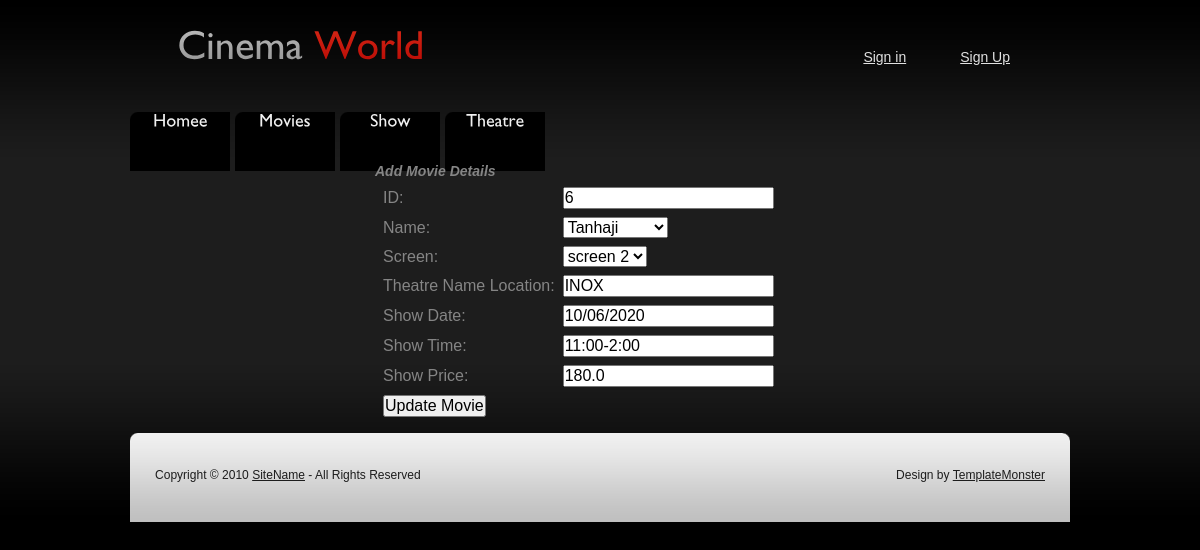
Page /updateshow/6 on the committed database.
### OMTBApp/models.py (models this page shows)
class Shows(models.Model):
    ShowId=models.AutoField(primary_key=True)
    movie=models.ForeignKey(Movie,on_delete=models.CASCADE)
    theatreNameLocation=models.CharField(max_length=100)
    screen=models.CharField(max_length=20)
    showDate=models.CharField(max_length=50)
    showTime=models.CharField(max_length=50)
    showPrice=models.FloatField(max_length=50)
    class Meta:
        db_table="shows_408"

### OMTBApp/views.py (the view, shortened to what this page needs)
# urls.py: path('updateshow/<int:ShowId>',views.updateshow),
def updateshow(request,ShowId):
    movielist=Movie.objects.all()
    showobj=Shows.objects.all()
    if request.method=='GET':
        show=Shows.objects.get(ShowId=ShowId)
        return render(request,'OMTBApp/updateshows.html',{'show':show,'movielist':movielist})

### Templates/OMTBApp/updateshows.html (shortened to what this page needs)
<html>
    {% include 'OMTBApp/header.html' %}
    <head>
    </head>
    <body>
        <div style="width:450px ; margin: auto;">
        <fieldset>
        <legend><i><b>Add Movie Details</b></i></legend>
        <form action="/updateshow/{{show.ShowId}}" enctype="multipart/form-data" method="post">
            <table cellpadding="7px" cellspacing="8px" align=center>
            <tr>
                <td><label>ID:</label></td>
                <td><input type="text" name="ShowId" value={{show.ShowId}}></td>
            </tr>
            <tr>
                <td><label>Name:</label></td>
                <td><select name="movie">
                    {% for movie in movielist %}
                    <option value="{{movie.movieId}}" {% if show.movie.movieId == movie.movieId %}Selected {% endif %}> {{movie.MovieName}}</option>
                    {% endfor %}
                </select></td>
            </tr>
            <td><label>Screen:</label></td>
            <td><select name="screen">
                <option value="screen 2" {% if show.screen == 'screen 2' %}selected{% endif %}>screen 2</option>
            </select></td>
             <tr>
                    <td><label>Theatre Name Location:</label></td>
                    <td><input type="text" name="theatreNameLocation" value={{show.theatreNameLocation}} id="MovieDirector" placeholder="Movie Director"></td>
                    </tr></td>
            <tr>
                        <td><label>Show Date:</label></td>
                        <td><input type="text" name="showDate" value={{show.showDate}}  id="Release Date" placeholder="Release Date"></td>
            </tr>
            <tr>
                <td><label>Show Time:</label></td>
                <td><input type="text" name="showTime" value={{show.showTime}}  id="Release Date" placeholder="Release Date"></td>
            </tr>
            <tr>
                <td><label>Show Price:</label></td>
                <td><input type="text" name="showPrice" value={{show.showPrice}}  id="Release Date" placeholder="Release Date"></td>
            </tr>
            <tr>
                <td><input type="submit" value="Update Movie"></td>
            </tr>
        </form>
        </fieldset>
    </div>
    </body>
    {% include 'OMTBApp/footer.html' %}
</html>

### static/css/style.css (style rules this page uses)
* { margin:0; padding:0; }
html, body { min-width:940px; }
body { background:#000; font-family:Arial, Helvetica, sans-serif; font-size:100%; line-height:1em; color:#858585; }
input, textarea, select { font-family:Arial, Helvetica, sans-serif; font-size:1em; vertical-align:middle; font-weight:normal; }
fieldset { border:0; }

### rows in the picture
Shows: ShowId "6", screen "screen 2", theatreNameLocation "INOX", showDate "10/06/2020", showTime "11:00-2:00", showPrice "180.0"

### other values in the picture
form field movie "Tanhaji"
